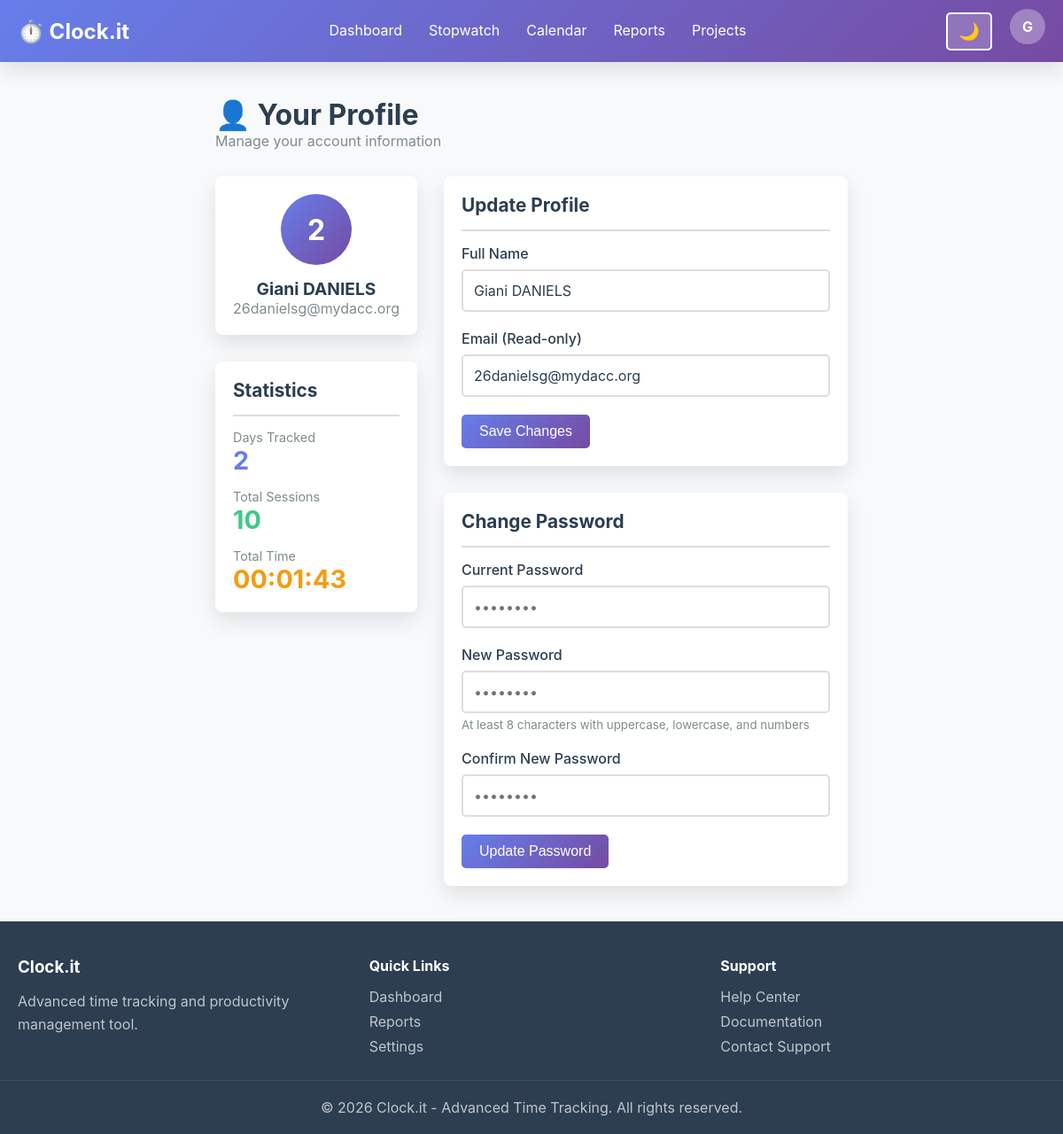
The app's page /profile.php (signed in) with its own data.
### tables this page shows
CREATE TABLE users (
                id INTEGER PRIMARY KEY AUTOINCREMENT,
                email TEXT UNIQUE NOT NULL,
                password_hash TEXT NOT NULL,
                full_name TEXT,
                created_at DATETIME DEFAULT CURRENT_TIMESTAMP,
                updated_at DATETIME DEFAULT CURRENT_TIMESTAMP,
                is_admin INTEGER DEFAULT 0,
                theme TEXT DEFAULT 'light',
                notifications_enabled INTEGER DEFAULT 1
            );

### config/database.php (called while the page is built, shortened)
<?php
class Database {
    private static $instance = null;
    private $connection;
    private $dbType = 'sqlite';
    private $dbPath;
    private function __construct() {
        if ($this->dbType === 'sqlite') {
            $this->dbPath = dirname(__DIR__) . '/data/clock-it.db';
        }
    }
    private function connectSQLite() {
        try {
            $this->connection = new PDO('sqlite:' . $this->dbPath);
            $this->connection->setAttribute(PDO::ATTR_ERRMODE, PDO::ERRMODE_EXCEPTION);
        } catch (PDOException $e) {
            die('Database connection failed: ' . $e->getMessage());
        }
    }
    public static function getInstance() {
        if (self::$instance === null) {
            self::$instance = new self();
        }
        return self::$instance;
    }
    public function query($sql, $params = []) {
        $stmt = $this->connection->prepare($sql);
        $stmt->execute($params);
        return $stmt;
    }
    public function fetch($sql, $params = []) {
        return $this->query($sql, $params)->fetch(PDO::FETCH_ASSOC);
    }
}
?>

### config/init.php (called while the page is built, shortened)
<?php
require_once dirname(__FILE__) . '/database.php';
require_once dirname(__FILE__) . '/html-helper.php';
function isAuthenticated() {
    return isset($_SESSION['user_id']) && isset($_SESSION['user_email']);
}
function getCurrentUser() {
    $db = Database::getInstance();
    return $db->fetch("SELECT id, email, full_name, is_admin, theme FROM users WHERE id = ?", [$_SESSION['user_id']]);
}
function formatDuration($seconds) {
    $hours = floor($seconds / 3600);
    $minutes = floor(($seconds % 3600) / 60);
    $secs = $seconds % 60;
    return sprintf('%02d:%02d:%02d', $hours, $minutes, $secs);
}
?>

### profile.php (the view, shortened to what this page needs)
<?php
require_once 'config/init.php';
$user = getCurrentUser();
$userId = $_SESSION['user_id'];
$db = Database::getInstance();
$stats = $db->fetch(
    "SELECT
        COUNT(DISTINCT DATE(start_time)) as days_tracked,
        COUNT(*) as total_sessions,
        SUM(duration_seconds) as total_time
     FROM time_sessions
     WHERE user_id = ?",
    [$userId]
);
?>
<?php HTMLHelper::renderHeader('Profile', $user); ?>
<body class="<?php echo $user['theme'] === 'dark' ? 'dark-theme' : 'light-theme'; ?>">
    <?php HTMLHelper::renderNavigation('profile', $user); ?>
    <div class="container">
        <div style="margin-bottom: 30px;">
            <h1>👤 Your Profile</h1>
            <p class="text-muted">Manage your account information</p>
        </div>
        <div style="display: grid; grid-template-columns: 1fr 2fr; gap: 30px;">
            <div>
                <div class="card mb-30">
                    <div class="card-body" style="text-align: center;">
                        <div style="width: 80px; height: 80px; border-radius: 50%; background: linear-gradient(135deg, #667eea, #764ba2); display: flex; align-items: center; justify-content: center; color: white; font-size: 2rem; margin: 0 auto 15px; font-weight: bold;">
                            <?php echo ucfirst(substr($user['email'], 0, 1)); ?>
                        </div>
                        <div style="font-size: 1.2rem; font-weight: bold;">
                            <?php echo htmlspecialchars($user['full_name'] ?? explode('@', $user['email'])[0]); ?>
                        </div>
                        <div class="text-muted" style="word-break: break-all;">
                            <?php echo htmlspecialchars($user['email']); ?>
                        </div>
                    </div>
                </div>
                <div class="card">
                    <div class="card-header">
                        <h3 class="card-title">Statistics</h3>
                    </div>
                    <div class="card-body">
                        <div style="display: flex; flex-direction: column; gap: 15px;">
                            <div>
                                <div class="text-muted" style="font-size: 0.9rem;">Days Tracked</div>
                                <div style="font-size: 1.8rem; font-weight: bold; color: #667eea;">
                                    <?php echo $stats['days_tracked'] ?? 0; ?>
                                </div>
                            </div>
                            <div>
                                <div class="text-muted" style="font-size: 0.9rem;">Total Sessions</div>
                                <div style="font-size: 1.8rem; font-weight: bold; color: #42c88a;">
                                    <?php echo $stats['total_sessions'] ?? 0; ?>
                                </div>
                            </div>
                            <div>
                                <div class="text-muted" style="font-size: 0.9rem;">Total Time</div>
                                <div style="font-size: 1.8rem; font-weight: bold; color: #f39c12;">
                                    <?php echo formatDuration($stats['total_time'] ?? 0); ?>
                                </div>
                            </div>
                        </div>
                    </div>
                </div>
            </div>
            <div>
                <div class="card mb-30">
                    <div class="card-header">
                        <h3 class="card-title">Update Profile</h3>
                    </div>
                    <div class="card-body">
                        <form method="POST">
                            <div class="form-group">
                                <label for="full_name">Full Name</label>
                                <input type="text" id="full_name" name="full_name" value="<?php echo htmlspecialchars($user['full_name'] ?? ''); ?>" placeholder="John Doe">
                            </div>
                            <div class="form-group">
                                <label for="email">Email (Read-only)</label>
                                <input type="email" id="email" value="<?php echo htmlspecialchars($user['email']); ?>" disabled>
                            </div>
                            <button type="submit" name="action" value="update_profile" class="btn btn-primary">Save Changes</button>
                        </form>
                    </div>
                </div>
                <div class="card">
                    <div class="card-header">
                        <h3 class="card-title">Change Password</h3>
                    </div>
                    <div class="card-body">
                        <form method="POST">
                            <div class="form-group">
                                <label for="current_password">Current Password</label>
                                <input type="password" id="current_password" name="current_password" placeholder="••••••••" required>
                            </div>
                            <div class="form-group">
                                <label for="new_password">New Password</label>
                                <input type="password" id="new_password" name="new_password" placeholder="••••••••" required>
                                <small class="text-muted" style="display: block; margin-top: 5px;">
                                    At least 8 characters with uppercase, lowercase, and numbers
                                </small>
                            </div>
                            <div class="form-group">
                                <label for="confirm_password">Confirm New Password</label>
                                <input type="password" id="confirm_password" name="confirm_password" placeholder="••••••••" required>
                            </div>
                            <button type="submit" name="action" value="change_password" class="btn btn-primary">Update Password</button>
                        </form>
                    </div>
                </div>
            </div>
        </div>
    </div>
    <?php HTMLHelper::renderFooter(); ?>
</body>
</html>

### config/html-helper.php (shortened to what this page needs)
<?php
class HTMLHelper {
    public static function renderHeader($title, $user = null) {
        $theme = $user && isset($user['theme']) ? $user['theme'] : 'light';
        $baseUrl = defined('BASE_URL') ? BASE_URL : '';
        echo <<<HTML
<!DOCTYPE html>
<html lang="en" data-theme="$theme" data-base-url="$baseUrl">
<head>
    <meta charset="UTF-8">
    <meta name="viewport" content="width=device-width, initial-scale=1.0">
    <meta http-equiv="X-UA-Compatible" content="IE=edge">
    <title>$title - Clock.it</title>
    <link rel="stylesheet" href="{$baseUrl}/assets/css/style.css">
    <link rel="stylesheet" href="{$baseUrl}/assets/css/responsive.css">
    <link rel="stylesheet" href="{$baseUrl}/assets/css/dark-mode.css">
</head>
<body class="$theme-theme">
HTML;
    }
    public static function renderNavigation($currentPage = '', $user = null) {
        $baseUrl = defined('BASE_URL') ? BASE_URL : '';
        $userEmail = $user ? htmlspecialchars($user['email']) : '';
        $userName = $user && $user['full_name'] ? htmlspecialchars($user['full_name']) : explode('@', $userEmail)[0];
        $userInitial = !empty($userName) ? $userName[0] : '?';
        echo <<<HTML
<nav class="navbar">
    <div class="navbar-container">
        <div class="navbar-brand">
            <a href="{$baseUrl}/dashboard.php" class="brand-logo">⏱️ Clock.it</a>
        </div>
        <ul class="navbar-menu" id="navMenu">
            <li><a href="{$baseUrl}/dashboard.php" class="nav-link $(currentPage === 'dashboard' ? 'active' : '')">Dashboard</a></li>
            <li><a href="{$baseUrl}/stopwatch.php" class="nav-link $(currentPage === 'stopwatch' ? 'active' : '')">Stopwatch</a></li>
            <li><a href="{$baseUrl}/calendar.php" class="nav-link $(currentPage === 'calendar' ? 'active' : '')">Calendar</a></li>
            <li><a href="{$baseUrl}/reports.php" class="nav-link $(currentPage === 'reports' ? 'active' : '')">Reports</a></li>
            <li><a href="{$baseUrl}/projects.php" class="nav-link $(currentPage === 'projects' ? 'active' : '')">Projects</a></li>
HTML;
        echo <<<HTML
        </ul>
        <div class="navbar-end">
            <button id="themeToggle" class="theme-toggle" title="Toggle dark/light mode">
                <span id="themeIcon">🌙</span>
            </button>
            <div class="user-menu">
                <div class="user-avatar">$userInitial</div>
                <div class="user-dropdown">
                    <div class="user-info">
                        <div class="user-name">$userName</div>
                        <div class="user-email">$userEmail</div>
                    </div>
                    <hr>
                    <a href="{$baseUrl}/profile.php" class="dropdown-item">👤 Profile</a>
                    <a href="{$baseUrl}/settings.php" class="dropdown-item">⚙️ Settings</a>
                    <hr>
                    <a href="{$baseUrl}/logout.php" class="dropdown-item logout">🚪 Logout</a>
                </div>
            </div>
        </div>
        <button id="menuToggle" class="menu-toggle">☰</button>
    </div>
</nav>
HTML;
    }
    public static function renderFooter() {
        $year = date('Y');
        $baseUrl = defined('BASE_URL') ? BASE_URL : '';
        echo <<<HTML
<footer class="footer">
    <div class="footer-container">
        <div class="footer-section">
            <h3>Clock.it</h3>
            <p>Advanced time tracking and productivity management tool.</p>
        </div>
        <div class="footer-section">
            <h4>Quick Links</h4>
            <ul>
                <li><a href="{$baseUrl}/dashboard.php">Dashboard</a></li>
                <li><a href="{$baseUrl}/reports.php">Reports</a></li>
                <li><a href="{$baseUrl}/settings.php">Settings</a></li>
            </ul>
        </div>
        <div class="footer-section">
            <h4>Support</h4>
            <ul>
                <li><a href="{$baseUrl}/help.php">Help Center</a></li>
                <li><a href="{$baseUrl}/docs.php">Documentation</a></li>
                <li><a href="mailto:support@clock-it.local">Contact Support</a></li>
            </ul>
        </div>
    </div>
    <div class="footer-bottom">
        <p>&copy; $year Clock.it - Advanced Time Tracking. All rights reserved.</p>
    </div>
</footer>
<script>
    window.APP_BASE_URL = window.APP_BASE_URL || document.documentElement.dataset.baseUrl || '';
</script>
<script src="{$baseUrl}/assets/js/main.js"></script>
<script src="{$baseUrl}/assets/js/theme.js"></script>
</body>
</html>
HTML;
    }
}
?>

### records on screen
users: full_name "G", email "2", full_name "Giani DANIELS", email "26danielsg@mydacc.org"

### other values on screen
$stats['days_tracked'] "2"
$stats['total_sessions'] "10"
formatDuration($stats['total_time'] ?? 0) "00:01:43"
